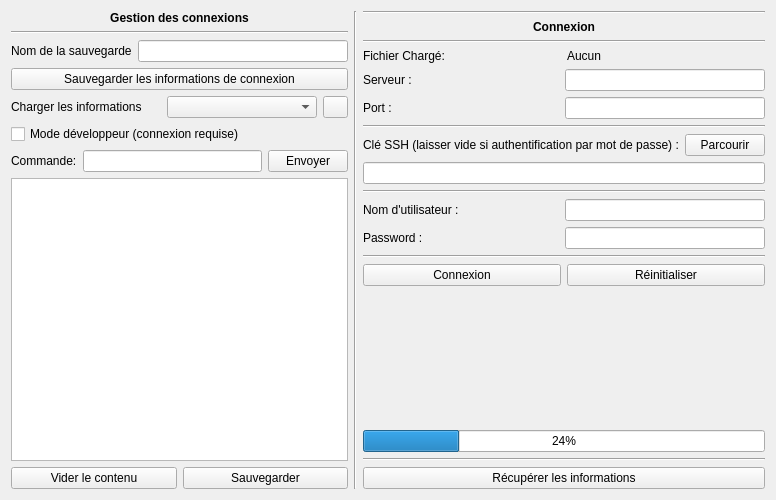
<?xml version="1.0" encoding="UTF-8"?>
<ui version="4.0">
 <class>Drone_State</class>
 <widget class="QWidget" name="Drone_State">
  <property name="geometry">
   <rect>
    <x>0</x>
    <y>0</y>
    <width>776</width>
    <height>500</height>
   </rect>
  </property>
  <property name="windowTitle">
   <string>Form</string>
  </property>
  <layout class="QGridLayout" name="gridLayout">
   <item row="0" column="0">
    <layout class="QVBoxLayout" name="General">
     <item>
      <layout class="QHBoxLayout" name="Connection">
       <item>
        <layout class="QVBoxLayout" name="Configuration">
         <item>
          <widget class="QLabel" name="GestionConnection_label">
           <property name="font">
            <font>
             <pointsize>9</pointsize>
             <weight>75</weight>
             <bold>true</bold>
            </font>
           </property>
           <property name="text">
            <string>Gestion des connexions</string>
           </property>
           <property name="alignment">
            <set>Qt::AlignCenter</set>
           </property>
          </widget>
         </item>
         <item>
          <widget class="Line" name="SeperatorConnection_line">
           <property name="orientation">
            <enum>Qt::Horizontal</enum>
           </property>
          </widget>
         </item>
         <item>
          <layout class="QHBoxLayout" name="LineEditConfiguration">
           <item>
            <widget class="QLabel" name="label">
             <property name="text">
              <string>Nom de la sauvegarde</string>
             </property>
            </widget>
           </item>
           <item>
            <widget class="QLineEdit" name="save_textfield"/>
           </item>
          </layout>
         </item>
         <item>
          <widget class="QPushButton" name="SaveConfiguration_pushButton">
           <property name="text">
            <string>Sauvegarder les informations de connexion</string>
           </property>
          </widget>
         </item>
         <item>
          <layout class="QHBoxLayout" name="DroneChoice_horizontalLayout">
           <item>
            <widget class="QLabel" name="DroneChoice_label">
             <property name="text">
              <string>Charger les informations</string>
             </property>
            </widget>
           </item>
           <item>
            <widget class="QComboBox" name="DroneChoice_comboBox"/>
           </item>
           <item>
            <widget class="QPushButton" name="refresh_pushButton">
             <property name="maximumSize">
              <size>
               <width>25</width>
               <height>25</height>
              </size>
             </property>
             <property name="text">
              <string/>
             </property>
             <property name="icon">
              <iconset resource="myResource.qrc">
               <normaloff>:/new/myResource/img/refresh.png</normaloff>:/new/myResource/img/refresh.png</iconset>
             </property>
            </widget>
           </item>
          </layout>
         </item>
         <item>
          <layout class="QHBoxLayout" name="DeveloperMode">
           <item>
            <widget class="QCheckBox" name="DeveloperMode_checkBox">
             <property name="text">
              <string>Mode développeur (connexion requise)</string>
             </property>
            </widget>
           </item>
          </layout>
         </item>
         <item>
          <layout class="QHBoxLayout" name="Prompt">
           <item>
            <widget class="QLabel" name="command_label">
             <property name="text">
              <string>Commande:</string>
             </property>
            </widget>
           </item>
           <item>
            <widget class="QLineEdit" name="prompt_lineEdit"/>
           </item>
           <item>
            <widget class="QPushButton" name="prompt_pushButton">
             <property name="text">
              <string>Envoyer</string>
             </property>
            </widget>
           </item>
          </layout>
         </item>
         <item>
          <widget class="QTextEdit" name="LogHistory_textfield">
           <property name="readOnly">
            <bool>true</bool>
           </property>
          </widget>
         </item>
         <item>
          <layout class="QHBoxLayout" name="LogAction">
           <item>
            <widget class="QPushButton" name="Vider">
             <property name="text">
              <string>Vider le contenu</string>
             </property>
            </widget>
           </item>
           <item>
            <widget class="QPushButton" name="Sauvegarder">
             <property name="text">
              <string>Sauvegarder</string>
             </property>
            </widget>
           </item>
          </layout>
         </item>
        </layout>
       </item>
       <item>
        <widget class="Line" name="SeparatorCenter_line">
         <property name="orientation">
          <enum>Qt::Vertical</enum>
         </property>
        </widget>
       </item>
       <item>
        <layout class="QVBoxLayout" name="ConnectionAndGetInfo">
         <item>
          <widget class="Line" name="line_4">
           <property name="orientation">
            <enum>Qt::Horizontal</enum>
           </property>
          </widget>
         </item>
         <item>
          <layout class="QVBoxLayout" name="Connexion">
           <item>
            <widget class="QLabel" name="ConnexionTitle_label">
             <property name="font">
              <font>
               <pointsize>9</pointsize>
               <weight>75</weight>
               <bold>true</bold>
              </font>
             </property>
             <property name="text">
              <string>Connexion</string>
             </property>
             <property name="alignment">
              <set>Qt::AlignCenter</set>
             </property>
            </widget>
           </item>
           <item>
            <widget class="Line" name="line">
             <property name="orientation">
              <enum>Qt::Horizontal</enum>
             </property>
            </widget>
           </item>
           <item>
            <layout class="QHBoxLayout" name="LoadedFile">
             <item>
              <widget class="QLabel" name="loadedfile_label">
               <property name="text">
                <string>Fichier Chargé:</string>
               </property>
              </widget>
             </item>
             <item>
              <widget class="QLabel" name="loadedfilename_label">
               <property name="text">
                <string>Aucun</string>
               </property>
              </widget>
             </item>
            </layout>
           </item>
           <item>
            <layout class="QHBoxLayout" name="Hostname">
             <item>
              <widget class="QLabel" name="Hostname_label">
               <property name="text">
                <string>Serveur :</string>
               </property>
              </widget>
             </item>
             <item>
              <widget class="QLineEdit" name="Hostname_textfield">
               <property name="minimumSize">
                <size>
                 <width>0</width>
                 <height>0</height>
                </size>
               </property>
               <property name="maximumSize">
                <size>
                 <width>200</width>
                 <height>16777215</height>
                </size>
               </property>
               <property name="text">
                <string/>
               </property>
              </widget>
             </item>
            </layout>
           </item>
           <item>
            <layout class="QHBoxLayout" name="Port">
             <item>
              <widget class="QLabel" name="Port_label">
               <property name="text">
                <string>Port :</string>
               </property>
              </widget>
             </item>
             <item>
              <widget class="QLineEdit" name="Port_textfield">
               <property name="minimumSize">
                <size>
                 <width>0</width>
                 <height>0</height>
                </size>
               </property>
               <property name="maximumSize">
                <size>
                 <width>200</width>
                 <height>16777215</height>
                </size>
               </property>
               <property name="text">
                <string/>
               </property>
              </widget>
             </item>
            </layout>
           </item>
           <item>
            <widget class="Line" name="line1">
             <property name="orientation">
              <enum>Qt::Horizontal</enum>
             </property>
            </widget>
           </item>
           <item>
            <layout class="QHBoxLayout" name="Auth">
             <item>
              <widget class="QLabel" name="label_2">
               <property name="text">
                <string>Clé SSH (laisser vide si authentification par mot de passe) :</string>
               </property>
              </widget>
             </item>
             <item>
              <widget class="QPushButton" name="LoadPath_button">
               <property name="maximumSize">
                <size>
                 <width>80</width>
                 <height>16777215</height>
                </size>
               </property>
               <property name="text">
                <string>Parcourir</string>
               </property>
              </widget>
             </item>
            </layout>
           </item>
           <item>
            <layout class="QHBoxLayout" name="PrivateKey">
             <item>
              <widget class="QLineEdit" name="SSHKey_textfield">
               <property name="readOnly">
                <bool>true</bool>
               </property>
              </widget>
             </item>
            </layout>
           </item>
           <item>
            <widget class="Line" name="line_2">
             <property name="orientation">
              <enum>Qt::Horizontal</enum>
             </property>
            </widget>
           </item>
           <item>
            <layout class="QHBoxLayout" name="Username">
             <item>
              <widget class="QLabel" name="Username_label">
               <property name="text">
                <string>Nom d'utilisateur :</string>
               </property>
              </widget>
             </item>
             <item>
              <widget class="QLineEdit" name="Username_textfield">
               <property name="maximumSize">
                <size>
                 <width>200</width>
                 <height>16777215</height>
                </size>
               </property>
               <property name="text">
                <string/>
               </property>
              </widget>
             </item>
            </layout>
           </item>
           <item>
            <layout class="QHBoxLayout" name="Password">
             <item>
              <widget class="QLabel" name="Password_Label">
               <property name="text">
                <string>Password :</string>
               </property>
              </widget>
             </item>
             <item>
              <widget class="QLineEdit" name="Password_textfield">
               <property name="maximumSize">
                <size>
                 <width>200</width>
                 <height>16777215</height>
                </size>
               </property>
               <property name="echoMode">
                <enum>QLineEdit::Password</enum>
               </property>
               <property name="readOnly">
                <bool>false</bool>
               </property>
              </widget>
             </item>
            </layout>
           </item>
           <item>
            <widget class="Line" name="line3">
             <property name="orientation">
              <enum>Qt::Horizontal</enum>
             </property>
            </widget>
           </item>
           <item>
            <layout class="QHBoxLayout" name="Interaction">
             <item>
              <widget class="QPushButton" name="buttonConnect">
               <property name="text">
                <string>Connexion</string>
               </property>
              </widget>
             </item>
             <item>
              <widget class="QPushButton" name="buttonReset">
               <property name="text">
                <string>Réinitialiser</string>
               </property>
              </widget>
             </item>
            </layout>
           </item>
          </layout>
         </item>
         <item>
          <spacer name="verticalSpacer">
           <property name="orientation">
            <enum>Qt::Vertical</enum>
           </property>
           <property name="sizeHint" stdset="0">
            <size>
             <width>20</width>
             <height>40</height>
            </size>
           </property>
          </spacer>
         </item>
         <item>
          <layout class="QVBoxLayout" name="getInformations">
           <item>
            <layout class="QVBoxLayout" name="Informations"/>
           </item>
           <item>
            <widget class="QProgressBar" name="getInfo_progressBar">
             <property name="value">
              <number>24</number>
             </property>
            </widget>
           </item>
           <item>
            <widget class="Line" name="separator_bottom">
             <property name="orientation">
              <enum>Qt::Horizontal</enum>
             </property>
            </widget>
           </item>
           <item>
            <widget class="QPushButton" name="GetInformationsButton">
             <property name="text">
              <string>Récupérer les informations</string>
             </property>
            </widget>
           </item>
          </layout>
         </item>
        </layout>
       </item>
      </layout>
     </item>
    </layout>
   </item>
  </layout>
 </widget>
 <resources>
  <include location="myResource.qrc"/>
 </resources>
 <connections/>
</ui>
